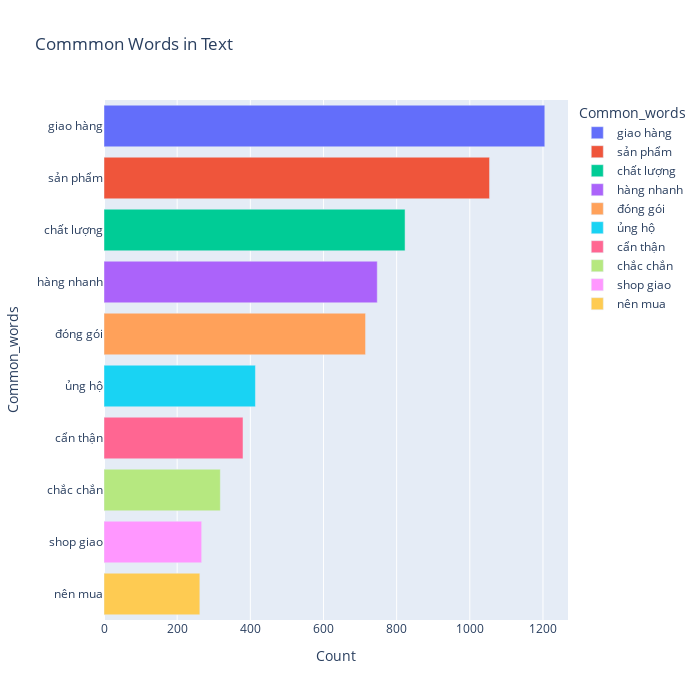

Write notebook code for a chart like this one.
### Code cell
plotCommonWord('positive',10,2)

### Figure 1 — Plotly figure (JSON) as saved in the notebook; plotly's stock layout.template omitted (floating-point values rounded to 4 significant figures)
{"data": [{"alignmentgroup": "True", "hovertemplate": "Common_words=%{y}<br>Count=%{x}<extra></extra>", "legendgroup": "giao hàng", "marker": {"color": "#636efa", "pattern": {"shape": ""}}, "name": "giao hàng", "offsetgroup": "giao hàng", "orientation": "h", "showlegend": true, "textposition": "auto", "type": "bar", "x": [1205], "xaxis": "x", "y": ["giao hàng"], "yaxis": "y"}, {"alignmentgroup": "True", "hovertemplate": "Common_words=%{y}<br>Count=%{x}<extra></extra>", "legendgroup": "sản phẩm", "marker": {"color": "#EF553B", "pattern": {"shape": ""}}, "name": "sản phẩm", "offsetgroup": "sản phẩm", "orientation": "h", "showlegend": true, "textposition": "auto", "type": "bar", "x": [1054], "xaxis": "x", "y": ["sản phẩm"], "yaxis": "y"}, {"alignmentgroup": "True", "hovertemplate": "Common_words=%{y}<br>Count=%{x}<extra></extra>", "legendgroup": "chất lượng", "marker": {"color": "#00cc96", "pattern": {"shape": ""}}, "name": "chất lượng", "offsetgroup": "chất lượng", "orientation": "h", "showlegend": true, "textposition": "auto", "type": "bar", "x": [823], "xaxis": "x", "y": ["chất lượng"], "yaxis": "y"}, {"alignmentgroup": "True", "hovertemplate": "Common_words=%{y}<br>Count=%{x}<extra></extra>", "legendgroup": "hàng nhanh", "marker": {"color": "#ab63fa", "pattern": {"shape": ""}}, "name": "hàng nhanh", "offsetgroup": "hàng nhanh", "orientation": "h", "showlegend": true, "textposition": "auto", "type": "bar", "x": [747], "xaxis": "x", "y": ["hàng nhanh"], "yaxis": "y"}, {"alignmentgroup": "True", "hovertemplate": "Common_words=%{y}<br>Count=%{x}<extra></extra>", "legendgroup": "đóng gói", "marker": {"color": "#FFA15A", "pattern": {"shape": ""}}, "name": "đóng gói", "offsetgroup": "đóng gói", "orientation": "h", "showlegend": true, "textposition": "auto", "type": "bar", "x": [715], "xaxis": "x", "y": ["đóng gói"], "yaxis": "y"}, {"alignmentgroup": "True", "hovertemplate": "Common_words=%{y}<br>Count=%{x}<extra></extra>", "legendgroup": "ủng hộ", "marker": {"color": "#19d3f3", "pattern": {"shape": ""}}, "name": "ủng hộ", "offsetgroup": "ủng hộ", "orientation": "h", "showlegend": true, "textposition": "auto", "type": "bar", "x": [414], "xaxis": "x", "y": ["ủng hộ"], "yaxis": "y"}, {"alignmentgroup": "True", "hovertemplate": "Common_words=%{y}<br>Count=%{x}<extra></extra>", "legendgroup": "cẩn thận", "marker": {"color": "#FF6692", "pattern": {"shape": ""}}, "name": "cẩn thận", "offsetgroup": "cẩn thận", "orientation": "h", "showlegend": true, "textposition": "auto", "type": "bar", "x": [380], "xaxis": "x", "y": ["cẩn thận"], "yaxis": "y"}, {"alignmentgroup": "True", "hovertemplate": "Common_words=%{y}<br>Count=%{x}<extra></extra>", "legendgroup": "chắc chắn", "marker": {"color": "#B6E880", "pattern": {"shape": ""}}, "name": "chắc chắn", "offsetgroup": "chắc chắn", "orientation": "h", "showlegend": true, "textposition": "auto", "type": "bar", "x": [318], "xaxis": "x", "y": ["chắc chắn"], "yaxis": "y"}, {"alignmentgroup": "True", "hovertemplate": "Common_words=%{y}<br>Count=%{x}<extra></extra>", "legendgroup": "shop giao", "marker": {"color": "#FF97FF", "pattern": {"shape": ""}}, "name": "shop giao", "offsetgroup": "shop giao", "orientation": "h", "showlegend": true, "textposition": "auto", "type": "bar", "x": [267], "xaxis": "x", "y": ["shop giao"], "yaxis": "y"}, {"alignmentgroup": "True", "hovertemplate": "Common_words=%{y}<br>Count=%{x}<extra></extra>", "legendgroup": "nên mua", "marker": {"color": "#FECB52", "pattern": {"shape": ""}}, "name": "nên mua", "offsetgroup": "nên mua", "orientation": "h", "showlegend": true, "textposition": "auto", "type": "bar", "x": [262], "xaxis": "x", "y": ["nên mua"], "yaxis": "y"}], "layout": {"barmode": "relative", "height": 700, "legend": {"title": {"text": "Common_words"}, "tracegroupgap": 0}, "title": {"text": "Commmon Words in Text"}, "width": 700, "xaxis": {"anchor": "y", "domain": [0, 1], "title": {"text": "Count"}}, "yaxis": {"anchor": "x", "categoryarray": ["nên mua", "shop giao", "chắc chắn", "cẩn thận", "ủng hộ", "đóng gói", "hàng nhanh", "chất lượng", "sản phẩm", "giao hàng"], "categoryorder": "array", "domain": [0, 1], "title": {"text": "Common_words"}}}}
